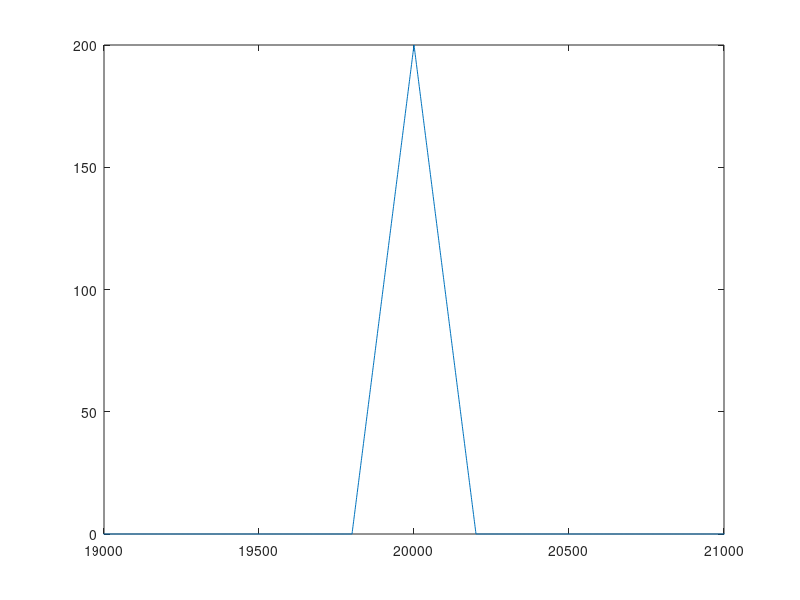

MATLAB code to generate this figure:
 fs = 10000;                             
 t = -1:1/fs:1;                          
 x2 = rectpuls(t,20e-3);
 s=conv(x2,x2);
 %plot(s)

 plot(s), axis([1.9e+4 2.1e+4 0 200])  
 